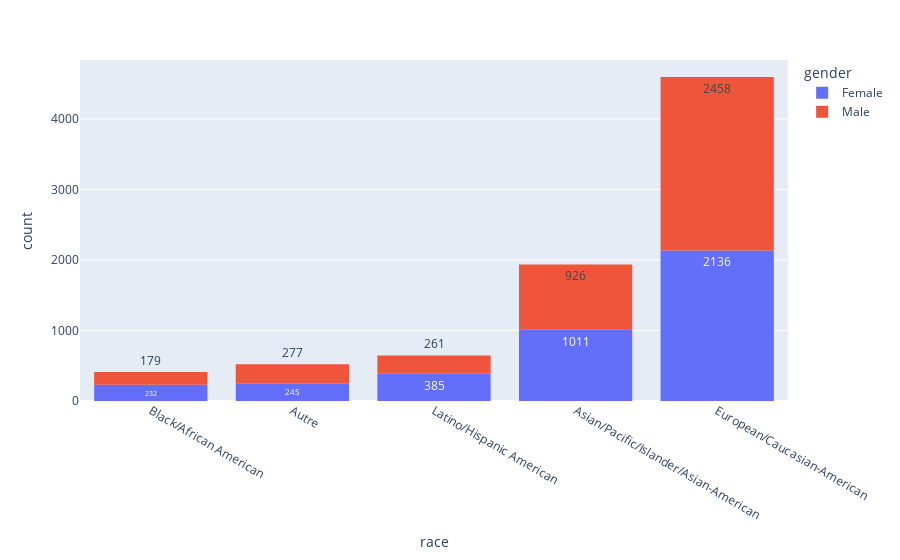

The cell this chart's notebook holds for it:
### Code cell
fig = px.histogram(df, x = 'race', color= 'gender', text_auto =True
                   ).update_xaxes (categoryorder= 'total ascending')
fig.show()

### Figure 1 — Plotly figure (JSON) as saved in the notebook; plotly's stock layout.template omitted (floating-point values rounded to 4 significant figures; data arrays with more than 128 entries replaced by an {"elided": "..."} marker saying what was removed)
{"data": [{"alignmentgroup": "True", "bingroup": "x", "hovertemplate": "gender=Female<br>race=%{x}<br>count=%{y}<extra></extra>", "legendgroup": "Female", "marker": {"color": "#636efa", "pattern": {"shape": ""}}, "name": "Female", "offsetgroup": "Female", "orientation": "v", "showlegend": true, "texttemplate": "%{value}", "type": "histogram", "x": {"elided": "4009 str values"}, "xaxis": "x", "yaxis": "y"}, {"alignmentgroup": "True", "bingroup": "x", "hovertemplate": "gender=Male<br>race=%{x}<br>count=%{y}<extra></extra>", "legendgroup": "Male", "marker": {"color": "#EF553B", "pattern": {"shape": ""}}, "name": "Male", "offsetgroup": "Male", "orientation": "v", "showlegend": true, "texttemplate": "%{value}", "type": "histogram", "x": {"elided": "4101 str values"}, "xaxis": "x", "yaxis": "y"}], "layout": {"barmode": "relative", "legend": {"title": {"text": "gender"}, "tracegroupgap": 0}, "margin": {"t": 60}, "xaxis": {"anchor": "y", "categoryorder": "total ascending", "domain": [0, 1], "title": {"text": "race"}}, "yaxis": {"anchor": "x", "domain": [0, 1], "title": {"text": "count"}}}}
